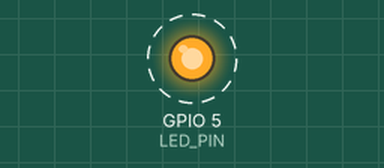
Bench run of a sketch on a simulated ESP32. Parts: output pins drawn as LEDs (lit = HIGH). Dashed ring = blinking. What the sketch prints to the serial monitor is not drawn.

Above: at 0.2 s.
Timing chart, 0 to 3.0 s (numbered marks = the images above):
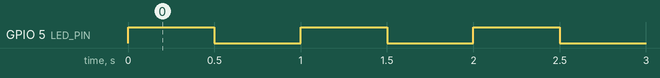

Measured:
- by itself, GPIO 5 (LED_PIN): alternates HIGH for 0.50 s and LOW for 0.50 s

The sketch:

esp32_sw_timer_led_blink.ino
```cpp
// IoT Engineering Education @ KMUTNB, Bangkok, Thailand
// Date: 29-May-2018

#include "freertos/FreeRTOS.h"
#include "freertos/timers.h"

#define LED_PIN  5 // GPIO-5 (built-in LED on LOLIN32)
#define LED_ON   LOW
#define LED_OFF  HIGH

TimerHandle_t  timer;

boolean led_state = false;

void timerCallback( TimerHandle_t xTimer ) {
   TickType_t xTimeNow;
   xTimeNow = xTaskGetTickCountFromISR();
   Serial.printf( "timer callback @ %lu\n", xTimeNow );
   led_state = !led_state;
   digitalWrite( LED_PIN, led_state ? LED_ON : LED_OFF );
}

void setup() {
   Serial.begin( 115200 );
   Serial.println( "\n\n\n" );
   pinMode( LED_PIN, OUTPUT );
   digitalWrite( LED_PIN, led_state ? LED_ON : LED_OFF );

   TickType_t TIMER_PERIOD_TICKS = pdMS_TO_TICKS( 500 ); // 500 msec

   // create a FreeRTOS software timer (autoreload mode)
   timer = xTimerCreate(
      "Periodic",           // Timer Name
      TIMER_PERIOD_TICKS,   // Timer Period
      pdTRUE,               // True=AutoReload, False=Oneshot mode
      (void *)0,            // Timer ID
      timerCallback );      // Timer callback function

   if ( xTimerStart( timer, 0 ) == pdPASS ) { // start timer without ticks to wait
      Serial.printf( "Timer Started @ %lu\n", xTaskGetTickCount() );
   } else {
      Serial.println( "Timer Started: FAILED!!! \n" );
   }
}

void loop() {
   taskYIELD();  // voluntarily give up CPU to another task (request context switching)
}
```
